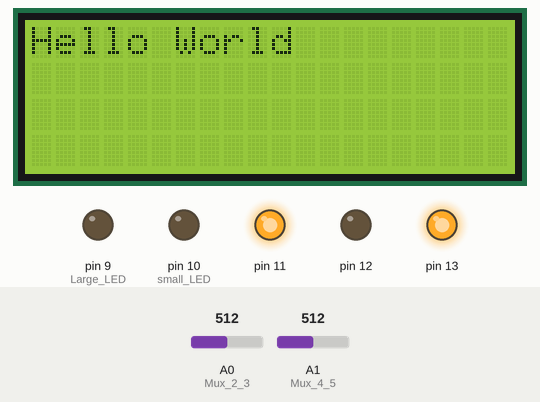
Simulated run of this sketch. Board: Arduino Uno, built with avr-gcc and run on an emulated ATmega328P. Shown: 20×4 character LCD, output pins drawn as LEDs (lit = HIGH). The inputs (shaded band) are chosen by the test bench; at power-on: A0 (Mux_2_3) = 512, A1 (Mux_4_5) = 512. Pins used as bus, display or sensor lines are not drawn; what the sketch prints to the serial monitor is not drawn.

Above: at 0.1 s.
At 1.1 s:
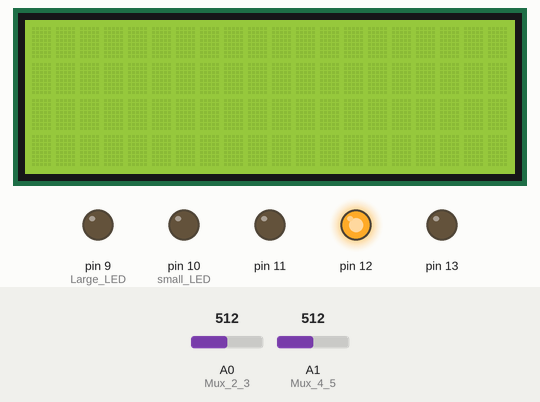
At 8.7 s:
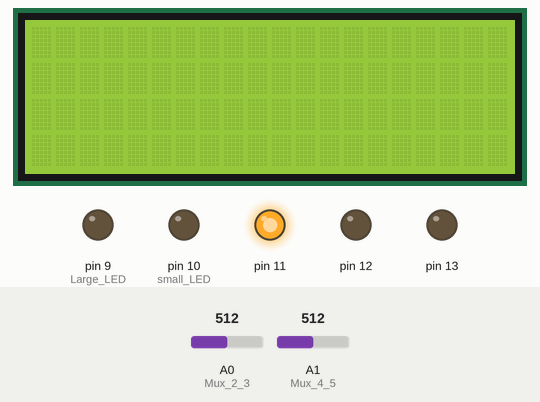
At 16.3 s:
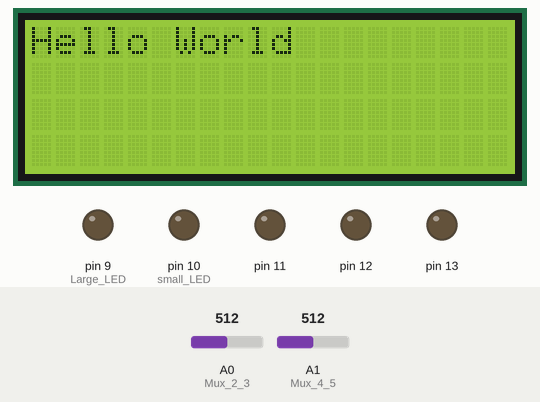
At 17.3 s:
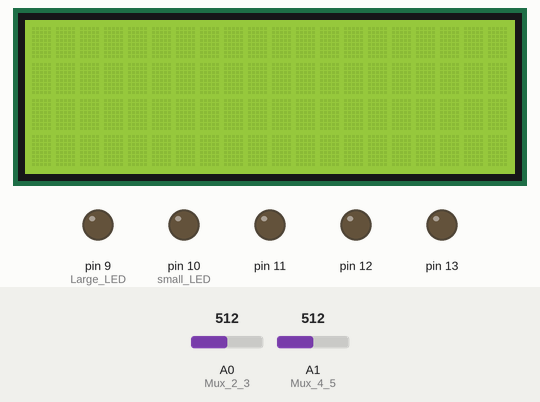
Timing chart, 0 to 130.0 s (numbered marks = the images above):
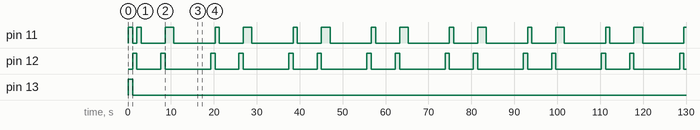

The sketch:

Room_power_control_V_1.6.ino
```cpp
#include <LiquidCrystal.h>
LiquidCrystal lcd(7, 6, 5, 4, 3, 2); // RS, E , D4 , D5 , D6 , D7

const unsigned long lcdTimeInterval = 1000;
unsigned long previousTime = 0;

#include <IRremote.h>
int RECV_PIN = A2;
IRrecv irrecv(RECV_PIN);
decode_results results;
long unsigned int irCode;

int Mux1_State[8] = {0};
int Mux2_State[8] = {0};

int Mux1reading1 = 0;
int Mux1reading2 = 0;
int Mux1reading3 = 0;
int Mux1reading4 = 0;
int Mux1reading5 = 0;
int Mux1reading6 = 0;
int Mux1reading7 = 0;
int Mux1reading8 = 0;

int Mux2reading1 = 0;
int Mux2reading2 = 0;
int Mux2reading3 = 0;
int Mux2reading4 = 0;
int Mux2reading5 = 0;
int Mux2reading6 = 0;
int Mux2reading7 = 0;
int Mux2reading8 = 0;


void setup() {
  Serial.begin(9600);
  lcd.begin(20, 4);
  lcd.clear();
  irrecv.enableIRIn();
  pinMode(A0, INPUT);//Mux 2 3
  pinMode(A1, INPUT);//Mux 4 5
  pinMode(A2, INPUT);//IR
  pinMode(8, OUTPUT);//Mux 1 OR Output to board
  pinMode(9, OUTPUT);//Large LED
  pinMode(10, OUTPUT);//small LED
  pinMode(11, OUTPUT);//A
  pinMode(12, OUTPUT);//B
  pinMode(13, OUTPUT);//C

  digitalWrite(11, LOW);
  digitalWrite(12, HIGH);
  digitalWrite(13, LOW);
  digitalWrite(8, HIGH); delay(1);
  digitalWrite(8, LOW);
  delay(1);
  digitalWrite(11, HIGH);
  digitalWrite(12, LOW);
  digitalWrite(13, HIGH);
  digitalWrite(8, HIGH); delay(1);
  digitalWrite(8, LOW);
  delay(1);
  lcd.print("Hello World");
  delay(1000);
  lcd.clear();


}
//@@@@@@@@@@@@@@@@@@@@@@@@@@@@@@@@@@@@@@@@@@@@@@@@@@@@@@@@@@@@@@@@@@@@@@@@@@@@@@@@@@@@@@@@
void loop() {
  MUXREAD();
  remoteControl();
  delay(1000);
  lcd.print("Hello World");
  delay(1000);
  lcd.clear();
  Serial.println("MUX: 1");
  Serial.println(Mux1reading1);
  Serial.println(Mux1reading2);
  Serial.println(Mux1reading3);
  Serial.println(Mux1reading4);
  Serial.println(Mux1reading5);
  Serial.println(Mux1reading6);
  Serial.println(Mux1reading7);
  Serial.println(Mux1reading8);
  Serial.println("MUX: 2");
  Serial.println(Mux2reading1);
  Serial.println(Mux2reading2);
  Serial.println(Mux2reading3);
  Serial.println(Mux2reading4);
  Serial.println(Mux2reading5);
  Serial.println(Mux2reading6);
  Serial.println(Mux2reading7);
  Serial.println(Mux2reading8);
  delay(2000);

}
//@@@@@@@@@@@@@@@@@@@@@@@@@@@@@@@@@@@@@@@@@@@@@@@@@@@@@@@@@@@@@@@@@@@@@@@@@@@@@@@@@@@@@@@@
void MUXREAD(){ //Mux 2 3 Reading
  digitalWrite(11, LOW);
  digitalWrite(12, HIGH);
  digitalWrite(13, LOW);delay(500);
  digitalWrite(8, HIGH);delay(500);
  digitalWrite(8, LOW);
  delay(1);

  digitalWrite(11, HIGH);
  digitalWrite(12, LOW);
  digitalWrite(13, LOW);delay(500);
  digitalWrite(8, HIGH);delay(500);
  digitalWrite(8, LOW);
  delay(1);
  digitalWrite(11, LOW);
  digitalWrite(12, LOW);
  digitalWrite(13, LOW);delay(500);

  for (int i = 0; i < 8; i++){
    delay(500);
    Mux1_State[i] = analogRead(A0);
    if (i == 0){
      Mux1reading1 = Mux1_State[i];
    }if (i == 1){
      Mux1reading2 = Mux1_State[i];
    }if (i == 2){
      Mux1reading3 = Mux1_State[i];
    }if (i == 3){
      Mux1reading4 = Mux1_State[i];
    }if (i == 4){
      Mux1reading5 = Mux1_State[i];
    }if (i == 5){
      Mux1reading6 = Mux1_State[i];
    }if (i == 6){
      Mux1reading7 = Mux1_State[i];
    }if (i == 7){
      Mux1reading8 = Mux1_State[i];
    }
    digitalWrite(8,HIGH); //Mux2 C
    delay(5);             //Mux2 C
    digitalWrite(8,LOW);  //Mux2 C
    delay(5);
  }
  digitalWrite(11, LOW);
  digitalWrite(12, HIGH);
  digitalWrite(13, LOW);delay(500);
  digitalWrite(8, HIGH);delay(500);
  digitalWrite(8, LOW);
  delay(1);
  digitalWrite(11, HIGH);
  digitalWrite(12, LOW);
  digitalWrite(13, LOW);delay(500);
  digitalWrite(8, HIGH);delay(500);
  digitalWrite(8, LOW);delay(500);
  digitalWrite(8, HIGH);delay(500);
  digitalWrite(8, LOW);
  delay(1);

  digitalWrite(11, LOW);
  digitalWrite(12, LOW);
  digitalWrite(13, LOW);delay(500);

  for (int i = 0; i < 8; i++){
    delay(500);
    Mux2_State[i] = analogRead(A1);
    if (i == 0){
      Mux2reading1 = Mux2_State[i];
    }if (i == 1){
      Mux2reading2 = Mux2_State[i];
    }if (i == 2){
      Mux2reading3 = Mux2_State[i];
    }if (i == 3){
      Mux2reading4 = Mux2_State[i];
    }if (i == 4){
      Mux2reading5 = Mux2_State[i];
    }if (i == 5){
      Mux2reading6 = Mux2_State[i];
    }if (i == 6){
      Mux2reading7 = Mux2_State[i];
    }if (i == 7){
      Mux2reading8 = Mux2_State[i];
    }
    digitalWrite(8,HIGH); //Mux2 C
    delay(5);             //Mux2 C
    digitalWrite(8,LOW);  //Mux2 C
    delay(5);
  }

}
//@@@@@@@@@@@@@@@@@@@@@@@@@@@@@@@@@@@@@@@@@@@@@@@@@@@@@@@@@@@@@@@@@@@@@@@@@@@@@@@@@@@@@@@@
void remoteControl(){
  if (irrecv.decode(&results)){
    irCode = results.value;
    delay(50);
    irrecv.resume(); // Receive the next value
  }
}
```

Measured:
- by itself, pin 11: repeats every 18.2 s: HIGH 1.0 s, LOW 5.6 s, HIGH 2.0 s, LOW 9.6 s
- by itself, pin 12: repeats every 18.2 s: LOW 5.6 s, HIGH 1.0 s, LOW 10.6 s, HIGH 1.0 s
- by itself, pin 13: HIGH → LOW at 1.1 s
- what the display in image 0 shows lasts 1.0 s, from 0.1 s to 1.1 s
- what the display in image 1 shows lasts 15.1 s, from 1.1 s to 16.2 s
